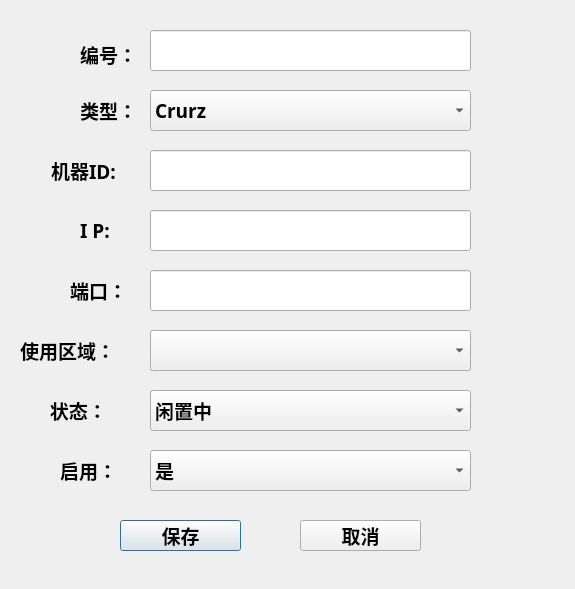
<?xml version="1.0" encoding="UTF-8"?>
<ui version="4.0">
 <class>AddAGV</class>
 <widget class="QDialog" name="AddAGV">
  <property name="geometry">
   <rect>
    <x>0</x>
    <y>0</y>
    <width>575</width>
    <height>589</height>
   </rect>
  </property>
  <property name="font">
   <font>
    <family>宋体</family>
    <weight>75</weight>
    <bold>true</bold>
   </font>
  </property>
  <property name="windowTitle">
   <string>新增AGV</string>
  </property>
  <property name="styleSheet">
   <string notr="true">QToolTip
{
    border: 1px solid #76797C;
    background-color: rgb(90, 102, 117);;
    color: white;
    padding: 5px;
    opacity: 200;
}

QWidget
{
    color: #eff0f1;
    background-color: #31363b;
    selection-background-color:#3daee9;
    selection-color: #eff0f1;
    background-clip: border;
    border-image: none;
    outline: 0;
}

QWidget:item:hover
{
    background-color: #3daee9;
    color: #eff0f1;
}

QWidget:item:selected
{
    background-color: #3daee9;
}

QCheckBox
{
    spacing: 5px;
    outline: none;
    color: #eff0f1;
    margin-bottom: 2px;
}

QCheckBox:disabled
{
    color: #76797C;
}

QCheckBox::indicator,
QGroupBox::indicator
{
    width: 18px;
    height: 18px;
}
QGroupBox::indicator
{
    margin-left: 2px;
}

QCheckBox::indicator:unchecked
{
    image: url(:/qss_icons/rc/checkbox_unchecked.png);
}

QCheckBox::indicator:unchecked:hover,
QCheckBox::indicator:unchecked:focus,
QCheckBox::indicator:unchecked:pressed,
QGroupBox::indicator:unchecked:hover,
QGroupBox::indicator:unchecked:focus,
QGroupBox::indicator:unchecked:pressed
{
  border: none;
    image: url(:/qss_icons/rc/checkbox_unchecked_focus.png);
}

QCheckBox::indicator:checked
{
    image: url(:/qss_icons/rc/checkbox_checked.png);
}

QCheckBox::indicator:checked:hover,
QCheckBox::indicator:checked:focus,
QCheckBox::indicator:checked:pressed,
QGroupBox::indicator:checked:hover,
QGroupBox::indicator:checked:focus,
QGroupBox::indicator:checked:pressed
{
  border: none;
    image: url(:/qss_icons/rc/checkbox_checked_focus.png);
}


QCheckBox::indicator:indeterminate
{
    image: url(:/qss_icons/rc/checkbox_indeterminate.png);
}

QCheckBox::indicator:indeterminate:focus,
QCheckBox::indicator:indeterminate:hover,
QCheckBox::indicator:indeterminate:pressed
{
    image: url(:/qss_icons/rc/checkbox_indeterminate_focus.png);
}

QCheckBox::indicator:checked:disabled,
QGroupBox::indicator:checked:disabled
{
    image: url(:/qss_icons/rc/checkbox_checked_disabled.png);
}

QCheckBox::indicator:unchecked:disabled,
QGroupBox::indicator:unchecked:disabled
{
    image: url(:/qss_icons/rc/checkbox_unchecked_disabled.png);
}



QMenuBar
{
    background-color: #31363b;
    color: #eff0f1;
}

QMenuBar::item
{
    background: transparent;
}

QMenuBar::item:selected
{
    background: transparent;
    border: 1px solid #76797C;
}

QMenuBar::item:pressed
{
    border: 1px solid #76797C;
    background-color: #3daee9;
    color: #eff0f1;
    margin-bottom:-1px;
    padding-bottom:1px;
}

QMenu
{
    border: 1px solid #76797C;
   
    margin: 2px;
}

QMenu::icon
{
    margin: 5px;
}

QMenu::item
{
    padding: 5px 30px 5px 30px;
    margin-left: 5px;
    border: 1px solid transparent; /* reserve space for selection border */
}

QMenu::item:selected
{
    color: #eff0f1;
}

QMenu::separator {
    height: 2px;
    background: lightblue;
    margin-left: 10px;
    margin-right: 5px;
}

QMenu::indicator {
    width: 18px;
    height: 18px;
}

/* non-exclusive indicator = check box style indicator
   (see QActionGroup::setExclusive) */
QMenu::indicator:non-exclusive:unchecked {
    image: url(:/qss_icons/rc/checkbox_unchecked.png);
}

QMenu::indicator:non-exclusive:unchecked:selected {
    image: url(:/qss_icons/rc/checkbox_unchecked_disabled.png);
}

QMenu::indicator:non-exclusive:checked {
    image: url(:/qss_icons/rc/checkbox_checked.png);
}

QMenu::indicator:non-exclusive:checked:selected {
    image: url(:/qss_icons/rc/checkbox_checked_disabled.png);
}

/* exclusive indicator = radio button style indicator (see QActionGroup::setExclusive) */
QMenu::indicator:exclusive:unchecked {
    image: url(:/qss_icons/rc/radio_unchecked.png);
}

QMenu::indicator:exclusive:unchecked:selected {
    image: url(:/qss_icons/rc/radio_unchecked_disabled.png);
}

QMenu::indicator:exclusive:checked {
    image: url(:/qss_icons/rc/radio_checked.png);
}

QMenu::indicator:exclusive:checked:selected {
    image: url(:/qss_icons/rc/radio_checked_disabled.png);
}

QMenu::right-arrow {
    margin: 5px;
    image: url(:/qss_icons/rc/right_arrow.png)
}


QWidget:disabled
{
    color: #454545;
    background-color: #31363b;
}

QAbstractItemView
{
    alternate-background-color: #31363b;
    color: #eff0f1;
    border: 1px solid 3A3939;
    border-radius: 2px;
}

QWidget:focus, QMenuBar:focus
{
    border: 1px solid #3daee9;
}

QTabWidget:focus, QCheckBox:focus, QRadioButton:focus, QSlider:focus
{
    border: none;
}

QLineEdit
{
    background-color: #232629;
    padding: 5px;
    border-style: solid;
    border: 1px solid #76797C;
    border-radius: 2px;
    color: #eff0f1;
}

QGroupBox {
    border:1px solid #76797C;
    border-radius: 2px;
    margin-top: 20px;
}

QGroupBox::title {
    subcontrol-origin: margin;
    subcontrol-position: top center;
    padding-left: 10px;
    padding-right: 10px;
    padding-top: 10px;
}

QAbstractScrollArea
{
    border-radius: 2px;
    border: 1px solid #76797C;
    background-color: transparent;
}

QScrollBar:horizontal
{
    height: 15px;
    margin: 3px 15px 3px 15px;
    border: 1px transparent #2A2929;
    border-radius: 4px;
    background-color: #2A2929;
}

QScrollBar::handle:horizontal
{
    background-color: #605F5F;
    min-width: 5px;
    border-radius: 4px;
}

QScrollBar::add-line:horizontal
{
    margin: 0px 3px 0px 3px;
    border-image: url(:/qss_icons/rc/right_arrow_disabled.png);
    width: 10px;
    height: 10px;
    subcontrol-position: right;
    subcontrol-origin: margin;
}

QScrollBar::sub-line:horizontal
{
    margin: 0px 3px 0px 3px;
    border-image: url(:/qss_icons/rc/left_arrow_disabled.png);
    height: 10px;
    width: 10px;
    subcontrol-position: left;
    subcontrol-origin: margin;
}

QScrollBar::add-line:horizontal:hover,QScrollBar::add-line:horizontal:on
{
    border-image: url(:/qss_icons/rc/right_arrow.png);
    height: 10px;
    width: 10px;
    subcontrol-position: right;
    subcontrol-origin: margin;
}


QScrollBar::sub-line:horizontal:hover, QScrollBar::sub-line:horizontal:on
{
    border-image: url(:/qss_icons/rc/left_arrow.png);
    height: 10px;
    width: 10px;
    subcontrol-position: left;
    subcontrol-origin: margin;
}

QScrollBar::up-arrow:horizontal, QScrollBar::down-arrow:horizontal
{
    background: none;
}


QScrollBar::add-page:horizontal, QScrollBar::sub-page:horizontal
{
    background: none;
}

QScrollBar:vertical
{
    background-color: #2A2929;
    width: 15px;
    margin: 15px 3px 15px 3px;
    border: 1px transparent #2A2929;
    border-radius: 4px;
}

QScrollBar::handle:vertical
{
    background-color: #605F5F;
    min-height: 5px;
    border-radius: 4px;
}

QScrollBar::sub-line:vertical
{
    margin: 3px 0px 3px 0px;
    border-image: url(:/qss_icons/rc/up_arrow_disabled.png);
    height: 10px;
    width: 10px;
    subcontrol-position: top;
    subcontrol-origin: margin;
}

QScrollBar::add-line:vertical
{
    margin: 3px 0px 3px 0px;
    border-image: url(:/qss_icons/rc/down_arrow_disabled.png);
    height: 10px;
    width: 10px;
    subcontrol-position: bottom;
    subcontrol-origin: margin;
}

QScrollBar::sub-line:vertical:hover,QScrollBar::sub-line:vertical:on
{

    border-image: url(:/qss_icons/rc/up_arrow.png);
    height: 10px;
    width: 10px;
    subcontrol-position: top;
    subcontrol-origin: margin;
}


QScrollBar::add-line:vertical:hover, QScrollBar::add-line:vertical:on
{
    border-image: url(:/qss_icons/rc/down_arrow.png);
    height: 10px;
    width: 10px;
    subcontrol-position: bottom;
    subcontrol-origin: margin;
}

QScrollBar::up-arrow:vertical, QScrollBar::down-arrow:vertical
{
    background: none;
}


QScrollBar::add-page:vertical, QScrollBar::sub-page:vertical
{
    background: none;
}

QTextEdit
{
    background-color: #232629;
    color: #eff0f1;
    border: 1px solid #76797C;
}

QPlainTextEdit
{
    background-color: #232629;;
    color: #eff0f1;
    border-radius: 2px;
    border: 1px solid #76797C;
}

QHeaderView::section
{
    background-color: #76797C;
    color: #eff0f1;
    padding: 5px;
    border: 1px solid #76797C;
}

QSizeGrip {
    image: url(:/qss_icons/rc/sizegrip.png);
    width: 12px;
    height: 12px;
}


QMainWindow::separator
{
    background-color: #31363b;
    color: white;
    padding-left: 4px;
    spacing: 2px;
    border: 1px dashed #76797C;
}

QMainWindow::separator:hover
{

    background-color: #787876;
    color: white;
    padding-left: 4px;
    border: 1px solid #76797C;
    spacing: 2px;
}


QMenu::separator
{
    height: 1px;
    background-color: #76797C;
    color: white;
    padding-left: 4px;
    margin-left: 10px;
    margin-right: 5px;
}


QFrame
{
    border-radius: 2px;
    border: 1px solid #76797C;
}

QFrame[frameShape=&quot;0&quot;]
{
    border-radius: 2px;
    border: 1px transparent #76797C;
}

QStackedWidget
{
    border: 1px transparent black;
}

QToolBar {
    border: 1px transparent #393838;
    background: 1px solid #31363b;
    font-weight: bold;
}

QToolBar::handle:horizontal {
    image: url(:/qss_icons/rc/Hmovetoolbar.png);
}
QToolBar::handle:vertical {
    image: url(:/qss_icons/rc/Vmovetoolbar.png);
}
QToolBar::separator:horizontal {
    image: url(:/qss_icons/rc/Hsepartoolbar.png);
}
QToolBar::separator:vertical {
    image: url(:/qss_icons/rc/Vsepartoolbars.png);
}

QPushButton
{
    color: #eff0f1;
    background-color: #31363b;
    border-width: 1px;
    border-color: #76797C;
    border-style: solid;
    padding: 5px;
    border-radius: 2px;
    outline: none;
}

QPushButton:disabled
{
    background-color: #31363b;
    border-width: 1px;
    border-color: #454545;
    border-style: solid;
    padding-top: 5px;
    padding-bottom: 5px;
    padding-left: 10px;
    padding-right: 10px;
    border-radius: 2px;
    color: #454545;
}

QPushButton:focus {
    background-color: #3daee9;
    color: white;
}

QPushButton:pressed
{
    background-color: #3daee9;
    padding-top: -15px;
    padding-bottom: -17px;
}

QComboBox
{
    selection-background-color: #3daee9;
    border-style: solid;
    border: 1px solid #76797C;
    border-radius: 2px;
    padding: 5px;
    min-width: 75px;
}

QPushButton:checked{
    background-color: #76797C;
    border-color: #6A6969;
}

QComboBox:hover,QPushButton:hover,QAbstractSpinBox:hover,QLineEdit:hover,QTextEdit:hover,QPlainTextEdit:hover,QAbstractView:hover,QTreeView:hover
{
    border: 1px solid #3daee9;
    color: #eff0f1;
}

QComboBox:on
{
    padding-top: 3px;
    padding-left: 4px;
    selection-background-color: #4a4a4a;
}

QComboBox QAbstractItemView
{
    background-color: #232629;
    border-radius: 2px;
    border: 1px solid #76797C;
    selection-background-color: #3daee9;
}

QComboBox::drop-down
{
    subcontrol-origin: padding;
    subcontrol-position: top right;
    width: 15px;

    border-left-width: 0px;
    border-left-color: darkgray;
    border-left-style: solid;
    border-top-right-radius: 3px;
    border-bottom-right-radius: 3px;
}

QComboBox::down-arrow
{
    image: url(:/qss_icons/rc/down_arrow_disabled.png);
}

QComboBox::down-arrow:on, QComboBox::down-arrow:hover,
QComboBox::down-arrow:focus
{
    image: url(:/qss_icons/rc/down_arrow.png);
}

QAbstractSpinBox {
    padding: 5px;
    border: 1px solid #76797C;
    background-color: #232629;
    color: #eff0f1;
    border-radius: 2px;
    min-width: 75px;
}

QAbstractSpinBox:up-button
{
    background-color: transparent;
    subcontrol-origin: border;
    subcontrol-position: center right;
}

QAbstractSpinBox:down-button
{
    background-color: transparent;
    subcontrol-origin: border;
    subcontrol-position: center left;
}

QAbstractSpinBox::up-arrow,QAbstractSpinBox::up-arrow:disabled,QAbstractSpinBox::up-arrow:off {
    image: url(:/qss_icons/rc/up_arrow_disabled.png);
    width: 10px;
    height: 10px;
}
QAbstractSpinBox::up-arrow:hover
{
    image: url(:/qss_icons/rc/up_arrow.png);
}


QAbstractSpinBox::down-arrow,QAbstractSpinBox::down-arrow:disabled,QAbstractSpinBox::down-arrow:off
{
    image: url(:/qss_icons/rc/down_arrow_disabled.png);
    width: 10px;
    height: 10px;
}
QAbstractSpinBox::down-arrow:hover
{
    image: url(:/qss_icons/rc/down_arrow.png);
}




QTabWidget{
    border: 0px transparent black;
}

QTabWidget::pane {
    border: 1px solid #76797C;
    padding: 5px;
    margin: 1px;
}

QTabBar
{
    qproperty-drawBase: 0;
    left: 5px; /* move to the right by 5px */
    border-radius: 3px;
}

QTabBar:focus
{
    border: 0px transparent black;
}

QTabBar::close-button  {
    image: url(:/qss_icons/rc/close.png);
    background: transparent;
}

QTabBar::close-button:hover
{
    image: url(:/qss_icons/rc/close-hover.png);
    background: transparent;
}

QTabBar::close-button:pressed {
    image: url(:/qss_icons/rc/close-pressed.png);
    background: transparent;
}

/* TOP TABS */
QTabBar::tab:top {
    color: #eff0f1;
    border: 1px solid #76797C;
    border-bottom: 1px transparent black;
    background-color: #31363b;
    padding: 5px;
    min-width: 50px;
    border-top-left-radius: 2px;
    border-top-right-radius: 2px;
}

QTabBar::tab:top:!selected
{
    color: #eff0f1;
    background-color: #54575B;
    border: 1px solid #76797C;
    border-bottom: 1px transparent black;
}

QTabBar::tab:top:!selected:hover {
    background-color: #3daee9;
}

/* BOTTOM TABS */
QTabBar::tab:bottom {
    color: #eff0f1;
    border: 1px solid #76797C;
    border-top: 1px transparent black;
    background-color: #31363b;
    padding: 5px;
    border-bottom-left-radius: 2px;
    border-bottom-right-radius: 2px;
    min-width: 50px;
}

QTabBar::tab:bottom:!selected
{
    color: #eff0f1;
    background-color: #54575B;
    border: 1px solid #76797C;
    border-top: 1px transparent black;
    border-bottom-left-radius: 2px;
    border-bottom-right-radius: 2px;
}

QTabBar::tab:bottom:!selected:hover {
    background-color: #3daee9;
}

/* LEFT TABS */
QTabBar::tab:left {
    color: #eff0f1;
    border: 1px solid #76797C;
    border-left: 1px transparent black;
    background-color: #31363b;
    padding: 5px;
    border-top-right-radius: 2px;
    border-bottom-right-radius: 2px;
    min-height: 50px;
}

QTabBar::tab:left:!selected
{
    color: #eff0f1;
    background-color: #54575B;
    border: 1px solid #76797C;
    border-left: 1px transparent black;
    border-top-right-radius: 2px;
    border-bottom-right-radius: 2px;
}

QTabBar::tab:left:!selected:hover {
    background-color: #3daee9;
}


/* RIGHT TABS */
QTabBar::tab:right {
    color: #eff0f1;
    border: 1px solid #76797C;
    border-right: 1px transparent black;
    background-color: #31363b;
    padding: 5px;
    border-top-left-radius: 2px;
    border-bottom-left-radius: 2px;
    min-height: 50px;
}

QTabBar::tab:right:!selected
{
    color: #eff0f1;
    background-color: #54575B;
    border: 1px transparent #76797C;
    border-right: 1px transparent black;
    border-top-left-radius: 0px;
    border-bottom-left-radius: 0px;
}

QTabBar::tab:right:!selected:hover {
    background-color: #3daee9;
}

QTabBar QToolButton::right-arrow:enabled {
     image: url(:/qss_icons/rc/right_arrow.png);
 }

 QTabBar QToolButton::left-arrow:enabled {
     image: url(:/qss_icons/rc/left_arrow.png);
 }

QTabBar QToolButton::right-arrow:disabled {
     image: url(:/qss_icons/rc/right_arrow_disabled.png);
 }

 QTabBar QToolButton::left-arrow:disabled {
     image: url(:/qss_icons/rc/left_arrow_disabled.png);
 }


QDockWidget {
    background: #31363b;
    border: 1px solid #403F3F;
    titlebar-close-icon: url(:/qss_icons/rc/close.png);
    titlebar-normal-icon: url(:/qss_icons/rc/undock.png);
}

QDockWidget::close-button, QDockWidget::float-button {
    border: 1px solid transparent;
    border-radius: 2px;
    background: transparent;
}

QDockWidget::close-button:hover, QDockWidget::float-button:hover {
    background: rgba(255, 255, 255, 10);
}

QDockWidget::close-button:pressed, QDockWidget::float-button:pressed {
    padding: 1px -1px -1px 1px;
    background: rgba(255, 255, 255, 10);
}

QTreeView, QListView
{
    border: 1px solid #76797C;
    background-color: #232629;
}

QTreeView:branch:selected, QTreeView:branch:hover
{
    background: url(:/qss_icons/rc/transparent.png);
}

QTreeView::branch:has-siblings:!adjoins-item {
    border-image: url(:/qss_icons/rc/transparent.png);
}

QTreeView::branch:has-siblings:adjoins-item {
    border-image: url(:/qss_icons/rc/transparent.png);
}

QTreeView::branch:!has-children:!has-siblings:adjoins-item {
    border-image: url(:/qss_icons/rc/transparent.png);
}

QTreeView::branch:has-children:!has-siblings:closed,
QTreeView::branch:closed:has-children:has-siblings {
    image: url(:/qss_icons/rc/branch_closed.png);
}

QTreeView::branch:open:has-children:!has-siblings,
QTreeView::branch:open:has-children:has-siblings  {
    image: url(:/qss_icons/rc/branch_open.png);
}

QTreeView::branch:has-children:!has-siblings:closed:hover,
QTreeView::branch:closed:has-children:has-siblings:hover {
    image: url(:/qss_icons/rc/branch_closed-on.png);
    }

QTreeView::branch:open:has-children:!has-siblings:hover,
QTreeView::branch:open:has-children:has-siblings:hover  {
    image: url(:/qss_icons/rc/branch_open-on.png);
    }

QListView::item:!selected:hover, QListView::item:!selected:hover, QTreeView::item:!selected:hover  {
    background: rgba(0, 0, 0, 0);
    outline: 0;
    color: #eff0f1
}

QListView::item:selected:hover, QListView::item:selected:hover, QTreeView::item:selected:hover  {
    background: #3daee9;
    color: #eff0f1;
}

QSlider::groove:horizontal {
    border: 1px solid #565a5e;
    height: 4px;
    background: #565a5e;
    margin: 0px;
    border-radius: 2px;
}

QSlider::handle:horizontal {
    background: #232629;
    border: 1px solid #565a5e;
    width: 16px;
    height: 16px;
    margin: -8px 0;
    border-radius: 9px;
}

QSlider::groove:vertical {
    border: 1px solid #565a5e;
    width: 4px;
    background: #565a5e;
    margin: 0px;
    border-radius: 3px;
}

QSlider::handle:vertical {
    background: #232629;
    border: 1px solid #565a5e;
    width: 16px;
    height: 16px;
    margin: 0 -8px;
    border-radius: 9px;
}

QToolButton {
    background-color: transparent;
    border: 1px transparent #76797C;
    border-radius: 2px;
    margin: 3px;
    padding: 5px;
}

QToolButton[popupMode=&quot;1&quot;] { /* only for MenuButtonPopup */
 padding-right: 20px; /* make way for the popup button */
 border: 1px #76797C;
 border-radius: 5px;
}

QToolButton[popupMode=&quot;2&quot;] { /* only for InstantPopup */
 padding-right: 10px; /* make way for the popup button */
 border: 1px #76797C;
}


QToolButton:hover, QToolButton::menu-button:hover {
    background-color: transparent;
    border: 1px solid #3daee9;
    padding: 5px;
}

QToolButton:checked, QToolButton:pressed,
        QToolButton::menu-button:pressed {
    background-color: #3daee9;
    border: 1px solid #3daee9;
    padding: 5px;
}

/* the subcontrol below is used only in the InstantPopup or DelayedPopup mode */
QToolButton::menu-indicator {
    image: url(:/qss_icons/rc/down_arrow.png);
    top: -7px; left: -2px; /* shift it a bit */
}

/* the subcontrols below are used only in the MenuButtonPopup mode */
QToolButton::menu-button {
    border: 1px transparent #76797C;
    border-top-right-radius: 6px;
    border-bottom-right-radius: 6px;
    /* 16px width + 4px for border = 20px allocated above */
    width: 16px;
    outline: none;
}

QToolButton::menu-arrow {
    image: url(:/qss_icons/rc/down_arrow.png);
}

QToolButton::menu-arrow:open {
    border: 1px solid #76797C;
}

QPushButton::menu-indicator  {
    subcontrol-origin: padding;
    subcontrol-position: bottom right;
    left: 8px;
}

QTableView
{
    border: 1px solid #76797C;
    gridline-color: #31363b;
    background-color: #232629;
}


QTableView, QHeaderView
{
    border-radius: 0px;
}

QTableView::item:pressed, QListView::item:pressed, QTreeView::item:pressed  {
    background: #3daee9;
    color: #eff0f1;
}

QTableView::item:selected:active, QTreeView::item:selected:active, QListView::item:selected:active  {
    background: #3daee9;
    color: #eff0f1;
}


QHeaderView
{
    background-color: #31363b;
    border: 1px transparent;
    border-radius: 0px;
    margin: 0px;
    padding: 0px;

}

QHeaderView::section  {
    background-color: #31363b;
    color: #eff0f1;
    padding: 5px;
    border: 1px solid #76797C;
    border-radius: 0px;
    text-align: center;
}

QHeaderView::section::vertical::first, QHeaderView::section::vertical::only-one
{
    border-top: 1px solid #76797C;
}

QHeaderView::section::vertical
{
    border-top: transparent;
}

QHeaderView::section::horizontal::first, QHeaderView::section::horizontal::only-one
{
    border-left: 1px solid #76797C;
}

QHeaderView::section::horizontal
{
    border-left: transparent;
}


QHeaderView::section:checked
 {
    color: white;
    background-color: #334e5e;
 }

 /* style the sort indicator */
QHeaderView::down-arrow {
    image: url(:/qss_icons/rc/down_arrow.png);
}

QHeaderView::up-arrow {
    image: url(:/qss_icons/rc/up_arrow.png);
}


QTableCornerButton::section {
    background-color: #31363b;
    border: 1px transparent #76797C;
    border-radius: 0px;
}

QToolBox  {
    padding: 5px;
    border: 1px transparent black;
}

QToolBox::tab {
    color: #eff0f1;
    background-color: #31363b;
    border: 1px solid #76797C;
    border-bottom: 1px transparent #31363b;
    border-top-left-radius: 5px;
    border-top-right-radius: 5px;
}

QToolBox::tab:selected { /* italicize selected tabs */
    font: italic;
    background-color: #31363b;
    border-color: #3daee9;
 }

QStatusBar::item {
    border: 1px solid #76797C;
    border-radius: 2px;
 }


QFrame[height=&quot;3&quot;], QFrame[width=&quot;3&quot;] {
    background-color: #76797C;
}


QSplitter::handle {
    border: 1px dashed #76797C;
}

QSplitter::handle:hover {
    background-color: #787876;
    border: 1px solid #76797C;
}

QSplitter::handle:horizontal {
    width: 1px;
}

QSplitter::handle:vertical {
    height: 1px;
}

QProgressBar {
    border: 1px solid #76797C;
    border-radius: 5px;
    text-align: center;
}

QProgressBar::chunk {
    background-color: #05B8CC;
}</string>
  </property>
  <widget class="QLabel" name="label">
   <property name="geometry">
    <rect>
     <x>80</x>
     <y>44</y>
     <width>72</width>
     <height>21</height>
    </rect>
   </property>
   <property name="font">
    <font>
     <family>Aharoni</family>
     <pointsize>14</pointsize>
     <weight>75</weight>
     <bold>true</bold>
    </font>
   </property>
   <property name="text">
    <string>编号：</string>
   </property>
  </widget>
  <widget class="QLineEdit" name="agvCode">
   <property name="geometry">
    <rect>
     <x>150</x>
     <y>30</y>
     <width>321</width>
     <height>41</height>
    </rect>
   </property>
   <property name="font">
    <font>
     <family>微软雅黑</family>
     <pointsize>14</pointsize>
     <weight>75</weight>
     <bold>true</bold>
    </font>
   </property>
  </widget>
  <widget class="QLabel" name="label_2">
   <property name="geometry">
    <rect>
     <x>80</x>
     <y>100</y>
     <width>72</width>
     <height>21</height>
    </rect>
   </property>
   <property name="font">
    <font>
     <family>Aharoni</family>
     <pointsize>14</pointsize>
     <weight>75</weight>
     <bold>true</bold>
    </font>
   </property>
   <property name="text">
    <string>类型：</string>
   </property>
  </widget>
  <widget class="QComboBox" name="type">
   <property name="geometry">
    <rect>
     <x>150</x>
     <y>90</y>
     <width>321</width>
     <height>41</height>
    </rect>
   </property>
   <property name="font">
    <font>
     <family>仿宋</family>
     <pointsize>14</pointsize>
     <weight>75</weight>
     <bold>true</bold>
    </font>
   </property>
   <item>
    <property name="text">
     <string>Crurz</string>
    </property>
   </item>
   <item>
    <property name="text">
     <string>AGV</string>
    </property>
   </item>
  </widget>
  <widget class="QLabel" name="label_3">
   <property name="geometry">
    <rect>
     <x>51</x>
     <y>160</y>
     <width>101</width>
     <height>21</height>
    </rect>
   </property>
   <property name="font">
    <font>
     <family>仿宋</family>
     <pointsize>14</pointsize>
     <weight>75</weight>
     <bold>true</bold>
    </font>
   </property>
   <property name="text">
    <string>机器ID:</string>
   </property>
  </widget>
  <widget class="QLineEdit" name="agvID">
   <property name="geometry">
    <rect>
     <x>150</x>
     <y>150</y>
     <width>321</width>
     <height>41</height>
    </rect>
   </property>
   <property name="font">
    <font>
     <family>微软雅黑</family>
     <pointsize>14</pointsize>
     <weight>75</weight>
     <bold>true</bold>
    </font>
   </property>
  </widget>
  <widget class="QLabel" name="label_4">
   <property name="geometry">
    <rect>
     <x>80</x>
     <y>220</y>
     <width>61</width>
     <height>21</height>
    </rect>
   </property>
   <property name="font">
    <font>
     <family>仿宋</family>
     <pointsize>14</pointsize>
     <weight>75</weight>
     <bold>true</bold>
    </font>
   </property>
   <property name="text">
    <string>I P:</string>
   </property>
  </widget>
  <widget class="QLineEdit" name="agvIP">
   <property name="geometry">
    <rect>
     <x>150</x>
     <y>210</y>
     <width>321</width>
     <height>41</height>
    </rect>
   </property>
   <property name="font">
    <font>
     <family>微软雅黑</family>
     <pointsize>14</pointsize>
     <weight>75</weight>
     <bold>true</bold>
    </font>
   </property>
  </widget>
  <widget class="QLabel" name="label_5">
   <property name="geometry">
    <rect>
     <x>70</x>
     <y>280</y>
     <width>61</width>
     <height>21</height>
    </rect>
   </property>
   <property name="font">
    <font>
     <family>仿宋</family>
     <pointsize>14</pointsize>
     <weight>75</weight>
     <bold>true</bold>
    </font>
   </property>
   <property name="text">
    <string>端口：</string>
   </property>
  </widget>
  <widget class="QLineEdit" name="agvPort">
   <property name="geometry">
    <rect>
     <x>150</x>
     <y>270</y>
     <width>321</width>
     <height>41</height>
    </rect>
   </property>
   <property name="font">
    <font>
     <family>微软雅黑</family>
     <pointsize>14</pointsize>
     <weight>75</weight>
     <bold>true</bold>
    </font>
   </property>
  </widget>
  <widget class="QLabel" name="label_6">
   <property name="geometry">
    <rect>
     <x>20</x>
     <y>330</y>
     <width>111</width>
     <height>41</height>
    </rect>
   </property>
   <property name="font">
    <font>
     <family>仿宋</family>
     <pointsize>14</pointsize>
     <weight>75</weight>
     <bold>true</bold>
    </font>
   </property>
   <property name="text">
    <string>使用区域：</string>
   </property>
  </widget>
  <widget class="QComboBox" name="comboBox_2">
   <property name="geometry">
    <rect>
     <x>150</x>
     <y>330</y>
     <width>321</width>
     <height>41</height>
    </rect>
   </property>
   <item>
    <property name="text">
     <string>一楼仓库</string>
    </property>
   </item>
   <item>
    <property name="text">
     <string>二楼车间</string>
    </property>
   </item>
   <item>
    <property name="text">
     <string>五楼仓库</string>
    </property>
   </item>
  </widget>
  <widget class="QLabel" name="label_7">
   <property name="geometry">
    <rect>
     <x>60</x>
     <y>450</y>
     <width>61</width>
     <height>41</height>
    </rect>
   </property>
   <property name="font">
    <font>
     <family>仿宋</family>
     <pointsize>14</pointsize>
     <weight>75</weight>
     <bold>true</bold>
    </font>
   </property>
   <property name="text">
    <string>启用：</string>
   </property>
  </widget>
  <widget class="QComboBox" name="workArea">
   <property name="geometry">
    <rect>
     <x>150</x>
     <y>330</y>
     <width>321</width>
     <height>41</height>
    </rect>
   </property>
   <property name="font">
    <font>
     <family>Aharoni</family>
     <pointsize>14</pointsize>
     <weight>75</weight>
     <bold>true</bold>
    </font>
   </property>
  </widget>
  <widget class="QComboBox" name="isStart">
   <property name="geometry">
    <rect>
     <x>150</x>
     <y>450</y>
     <width>321</width>
     <height>41</height>
    </rect>
   </property>
   <property name="font">
    <font>
     <family>Aharoni</family>
     <pointsize>14</pointsize>
     <weight>75</weight>
     <bold>true</bold>
    </font>
   </property>
   <item>
    <property name="text">
     <string>是</string>
    </property>
   </item>
   <item>
    <property name="text">
     <string>否</string>
    </property>
   </item>
  </widget>
  <widget class="QPushButton" name="addAGVButton">
   <property name="geometry">
    <rect>
     <x>120</x>
     <y>520</y>
     <width>121</width>
     <height>31</height>
    </rect>
   </property>
   <property name="font">
    <font>
     <family>Aharoni</family>
     <pointsize>14</pointsize>
     <weight>75</weight>
     <bold>true</bold>
    </font>
   </property>
   <property name="text">
    <string>保存</string>
   </property>
  </widget>
  <widget class="QPushButton" name="cancelAddAGVButton">
   <property name="geometry">
    <rect>
     <x>300</x>
     <y>520</y>
     <width>121</width>
     <height>31</height>
    </rect>
   </property>
   <property name="font">
    <font>
     <family>Aharoni</family>
     <pointsize>14</pointsize>
     <weight>75</weight>
     <bold>true</bold>
    </font>
   </property>
   <property name="text">
    <string>取消</string>
   </property>
  </widget>
  <widget class="QLabel" name="label_8">
   <property name="geometry">
    <rect>
     <x>40</x>
     <y>390</y>
     <width>91</width>
     <height>41</height>
    </rect>
   </property>
   <property name="font">
    <font>
     <family>仿宋</family>
     <pointsize>14</pointsize>
     <weight>75</weight>
     <bold>true</bold>
    </font>
   </property>
   <property name="text">
    <string>  状态：</string>
   </property>
  </widget>
  <widget class="QComboBox" name="state">
   <property name="geometry">
    <rect>
     <x>150</x>
     <y>390</y>
     <width>321</width>
     <height>41</height>
    </rect>
   </property>
   <property name="font">
    <font>
     <family>Aharoni</family>
     <pointsize>14</pointsize>
     <weight>75</weight>
     <bold>true</bold>
    </font>
   </property>
   <item>
    <property name="text">
     <string>闲置中</string>
    </property>
   </item>
   <item>
    <property name="text">
     <string>故障中</string>
    </property>
   </item>
  </widget>
 </widget>
 <resources/>
 <connections/>
</ui>
